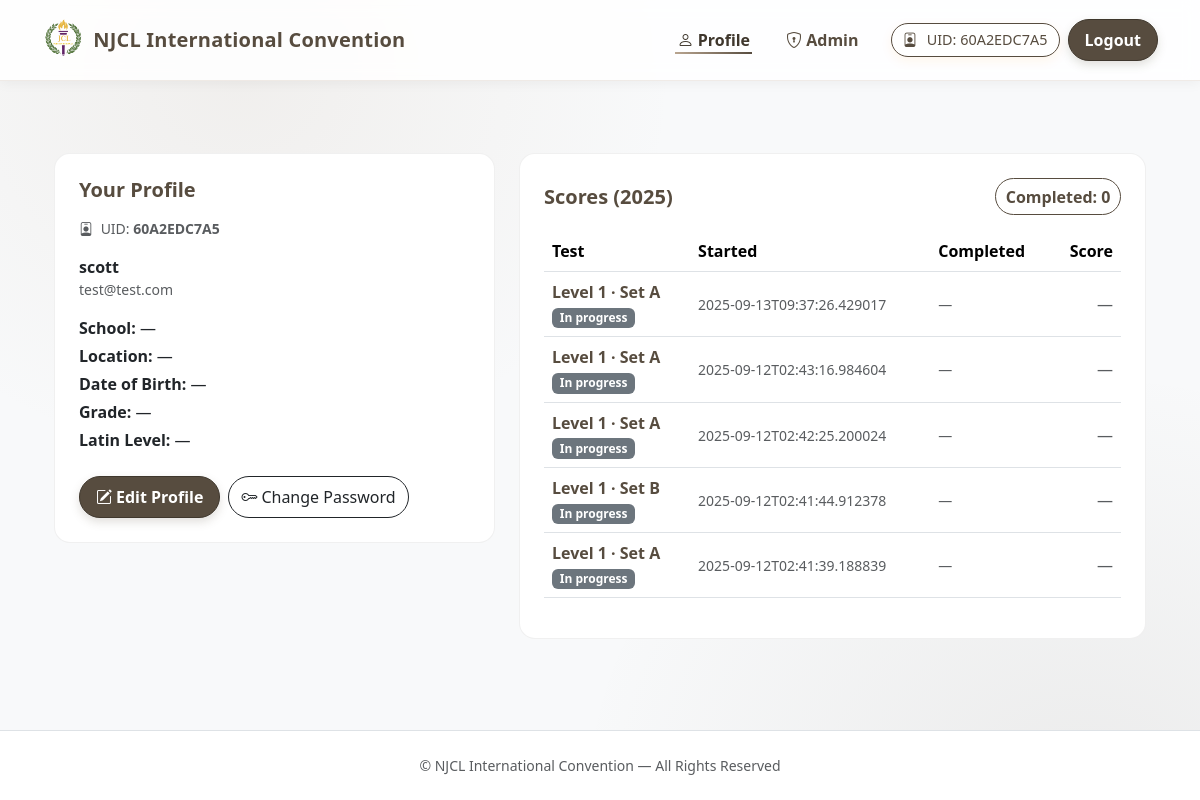
Screenshot of /profile (signed in) with the database file from the repository.
### tables this page shows
CREATE TABLE users(
            id INTEGER PRIMARY KEY AUTOINCREMENT,
            uid TEXT UNIQUE NOT NULL,
            name TEXT NOT NULL,
            email TEXT UNIQUE NOT NULL,
            password_hash TEXT NOT NULL,
            created_at TEXT NOT NULL
        , school TEXT, location TEXT, dob TEXT, grade INTEGER, latin_level TEXT, id_image TEXT, is_admin INTEGER DEFAULT 0);

CREATE TABLE attempts(
            id INTEGER PRIMARY KEY AUTOINCREMENT,
            user_id INTEGER NOT NULL,
            test_key TEXT NOT NULL,
            attempt_token TEXT UNIQUE,  -- used to match the exact attempt
            started_at TEXT NOT NULL,
            completed_at TEXT,
            source TEXT, percent REAL, raw_score REAL, max_score REAL, year INTEGER,
            FOREIGN KEY(user_id) REFERENCES users(id)
        );

### app.py (the view, shortened to what this page needs)
@app.route("/profile", methods=["GET", "POST"])
@login_required
def profile():
    user = current_user()
    db = get_db()
    this_year = datetime.datetime.utcnow().year
    rows = db.execute(
        """SELECT a.*, COALESCE(a.year, strftime('%Y', a.started_at)) AS y
             FROM attempts a
            WHERE a.user_id=? AND (a.year=? OR strftime('%Y', a.started_at)=?)
            ORDER BY a.id DESC""",
        (user["id"], this_year, str(this_year))
    ).fetchall()
    completed = [r for r in rows if r["completed_at"]]
    percents  = [r["percent"] for r in completed if r["percent"] is not None]
    avg_percent  = round(sum(percents) / max(1, len(percents)), 2) if percents else None
    best_percent = max(percents) if percents else None
    return render_template(
        "profile.html",
        app_name=APP_NAME,
        user=user,
        attempts=rows,
        this_year=this_year,
        avg_percent=avg_percent,
        best_percent=best_percent,
        completed_count=len(completed)
    )

### app.py (called while the page is built)
def get_db():
    if "db" not in g:
        g.db = sqlite3.connect(DB_PATH)
        g.db.row_factory = sqlite3.Row
    return g.db

def login_required(f):
    @wraps(f)
    def wrapper(*args, **kwargs):
        if "user_id" not in session:
            flash("Please log in to continue.", "warning")
            return redirect(url_for("login", next=request.path))
        return f(*args, **kwargs)
    return wrapper

def _add_column_if_missing(table, col, decl):
    cols = {r[1] for r in get_db().execute(f"PRAGMA table_info({table})").fetchall()}
    if col not in cols:
        get_db().execute(f"ALTER TABLE {table} ADD COLUMN {col} {decl}")
        get_db().commit()

def migrate_schema():
    _add_column_if_missing("attempts", "percent", "REAL")
    _add_column_if_missing("attempts", "raw_score", "REAL")
    _add_column_if_missing("attempts", "max_score", "REAL")
    _add_column_if_missing("attempts", "year", "INTEGER")
    _add_column_if_missing("users", "school", "TEXT")
    _add_column_if_missing("users", "location", "TEXT")
    _add_column_if_missing("users", "dob", "TEXT")
    _add_column_if_missing("users", "grade", "INTEGER")
    _add_column_if_missing("users", "latin_level", "TEXT")
    _add_column_if_missing("users", "id_image", "TEXT")
    _add_column_if_missing("users", "is_admin", "INTEGER DEFAULT 0")  # <--- NEW

@app.before_request
def _ensure_db():
    init_db()
    migrate_schema()

def current_user():
    if "user_id" not in session:
        return None
    db = get_db()
    return db.execute("SELECT * FROM users WHERE id = ?", (session["user_id"],)).fetchone()

@app.context_processor
def inject_globals():
    u = current_user()
    return {
        "user": u,                       # use {{ user }} anywhere
        "uid": (u["uid"] if u else None),# optional {{ uid }} if you prefer
        "app_name": APP_NAME,            # handy for <title> etc.
        "tests": TESTS,                  # if your base/layout needs it
    }

### templates/profile.html (shortened to what this page needs)
{% extends "base.html" %}
{% block content %}
<div class="container py-4 py-md-5">
  <div class="row g-4">
    <div class="col-12 col-lg-5">
      <div class="card-soft p-4">
        <h2 class="h5 section-title mb-3">Your Profile</h2>
        <div class="mb-3 small text-muted">
          <i class="bi bi-person-badge me-1"></i> UID: <strong>{{ user.uid }}</strong>
        </div>
        <div class="mb-1">
          <div class="fw-semibold">{{ user.name }}</div>
          <div class="text-muted small">{{ user.email }}</div>
        </div>
        <div class="mt-3">
          <p class="mb-1"><strong>School:</strong> {{ user.school or '—' }}</p>
          <p class="mb-1"><strong>Location:</strong> {{ user.location or '—' }}</p>
          <p class="mb-1"><strong>Date of Birth:</strong> {{ user.dob or '—' }}</p>
          <p class="mb-1"><strong>Grade:</strong> {{ user.grade or '—' }}</p>
          <p class="mb-1"><strong>Latin Level:</strong> {{ user.latin_level or '—' }}</p>
        </div>
        <div class="d-flex gap-2 mt-4">
          <button class="btn btn-espresso" data-bs-toggle="modal" data-bs-target="#editProfileModal">
            <i class="bi bi-pencil-square me-1"></i>Edit Profile
          </button>
          <button class="btn btn-outline-dark" style="border-radius:999px" data-bs-toggle="modal" data-bs-target="#changePwModal">
            <i class="bi bi-key me-1"></i>Change Password
          </button>
        </div>
      </div>
    </div>
    <div class="col-12 col-lg-7">
      <div class="card-soft p-4">
        <div class="d-flex align-items-center justify-content-between flex-wrap gap-2 mb-3">
          <h2 class="h5 section-title mb-0">Scores ({{ this_year }})</h2>
          <div class="d-flex gap-2">
            <span class="stat-chip">Completed: {{ completed_count }}</span>
          </div>
        </div>
        <div class="table-responsive">
          <table class="table align-middle">
            <thead>
              <tr class="text-muted">
                <th scope="col">Test</th>
                <th scope="col">Started</th>
                <th scope="col">Completed</th>
                <th scope="col" class="text-end">Score</th>
              </tr>
            </thead>
            <tbody>
              {% for a in attempts %}
              <tr>
                <td>
                  <div class="fw-semibold" style="color:var(--espresso)">
                    {{ tests[a.test_key].label if tests and a.test_key in tests else a.test_key }}
                  </div>
                  {% if a.completed_at %}
                    <span class="badge badge-done">Completed</span>
                  {% else %}
                    <span class="badge text-bg-secondary">In progress</span>
                  {% endif %}
                </td>
                <td><small class="text-muted">{{ a.started_at or '—' }}</small></td>
                <td><small class="text-muted">{{ a.completed_at or '—' }}</small></td>
                <td class="text-end">
                  {% if a.percent is not none %}
                    <strong>{{ '%.2f'|format(a.percent) }}%</strong>
                    {% if a.raw_score is not none and a.max_score is not none %}
                      <div class="small text-muted">{{ a.raw_score|int }} / {{ a.max_score|int }}</div>
                    {% endif %}
                  {% else %}
                    <span class="text-muted">—</span>
                  {% endif %}
                </td>
              </tr>
              {% else %}
              <tr><td colspan="4" class="text-center text-muted py-4">No attempts recorded this year.</td></tr>
              {% endfor %}
            </tbody>
          </table>
        </div>
      </div>
    </div>
  </div>
</div>
{% endblock %}

### templates/base.html (shortened to what this page needs)
<!doctype html>
<html lang="en">
<head>
  <link href="https://cdn.jsdelivr.net/npm/bootstrap@5.3.3/dist/css/bootstrap.min.css" rel="stylesheet">
  <link rel="stylesheet" href="{{ url_for('static', filename='style.css') }}">
  <link rel="stylesheet" href="https://cdn.jsdelivr.net/npm/bootstrap-icons@1.13.1/font/bootstrap-icons.min.css">
</head>
<body class="bg-light d-flex flex-column min-vh-100">
<nav class="navbar navbar-expand-lg nav-espresso sticky-top">
  <div class="container">
    <a class="navbar-brand fw-bold brand-espresso" href="{{ url_for('dashboard') }}">
      <img src="{{ url_for('static', filename='landing/logo.webp') }}" alt="Logo" class="brand-logo">
      NJCL International Convention
    </a>
    <div class="collapse navbar-collapse" id="mainnav">
      <ul class="navbar-nav ms-auto align-items-lg-center gap-lg-1">
        <li class="nav-item">
          <a class="nav-link px-3 {{ 'active' if request.endpoint=='profile' else '' }}" href="{{ url_for('profile') }}">
            <i class="bi bi-person"></i> Profile
          </a>
        </li>
      {% if user and (user.is_admin or (user.email and user.email|lower in (ADMIN_EMAILS if ADMIN_EMAILS is defined else []))) %}
      <li class="nav-item">
        <a class="nav-link px-3 {{ 'active' if request.endpoint=='admin_users' else '' }}" href="{{ url_for('admin_users') }}">
          <i class="bi bi-shield-lock"></i> Admin
        </a>
      </li>
      {% endif %}
      </ul>
      <div class="d-none d-lg-flex align-items-center ms-3 gap-2">
        {% if user %}
          <div class="uid-chip">
            <i class="bi bi-person-badge"></i>
            <span class="ms-1">UID: {{ user.uid }}</span>
          </div>
          <a class="btn btn-espresso" href="{{ url_for('logout') }}">Logout</a>
        {% else %}
          <a class="btn btn-outline-espresso" href="{{ url_for('login') }}">Login</a>
          <a class="btn btn-espresso" href="{{ url_for('register') }}">Sign up</a>
        {% endif %}
      </div>
    </div>
  </div>
</nav>
<main class="py-4">
  <div class="container">
    {% block content %}{% endblock %}
  </div>
</main>
<footer class="py-4 border-top bg-white mt-auto">
  <div class="container small text-muted text-center">
    © NJCL International Convention — All Rights Reserved
  </div>
</footer>
</body>
</html>

### static/style.css (style rules this page uses)
:root { --brand: #ff7a00; --brand-light: #ff9e42; --brand-soft: #fff0e3; --ink: #101316; --paper: #f8fafc; }
body { background: var(--paper); }
.uid-chip { display: inline-flex; align-items: center; gap: .45rem; padding: .4rem .65rem; border-radius: .6rem; background: #fff; color: var(--ink); border: 1px solid rgba(255,122,0,.25); box-shadow: 0 4px 12px rgba(255,122,0,.08); font-weight: 500; }
body.d-flex { min-height: 100vh; flex-direction: column; }

### templates/base.html (style rules this page uses)
:root { --sand:#F6F3EC; --taupe:#B9A590; --espresso:#574C3F; --ink:#2b2b2b; }
.nav-espresso { background: rgba(255,255,255,.86); backdrop-filter: blur(8px); border-bottom: 1px solid color-mix(in srgb, var(--taupe, #B9A590) 22%, transparent); box-shadow: 0 2px 12px rgba(0,0,0,.05); }
.brand-espresso { color: var(--espresso, #574C3F) !important; letter-spacing:.2px; display:inline-flex; gap:.5rem; align-items:center; }
.navbar .nav-link { color: var(--espresso, #574C3F); font-weight:600; position:relative; }
.navbar .nav-link.active { color:#3f372d; }
.navbar .nav-link::after { content:""; position:absolute; left:.85rem; right:.85rem; bottom:.35rem; height:2px; background: linear-gradient(90deg, var(--taupe,#B9A590), var(--espresso,#574C3F)); transform: scaleX(0); transform-origin:left; transition:transform .25s ease; }
.navbar .nav-link:hover::after, .navbar .nav-link.active::after { transform: scaleX(1); }
.btn-espresso { background: var(--espresso,#574C3F); color:#fff; border:1px solid #3f372d; border-radius: 999px; padding:.45rem .9rem; font-weight:600; box-shadow: 0 4px 10px rgba(87,76,63,.18); }
.uid-chip { background:#fff; border:1px solid var(--espresso,#574C3F); color:var(--espresso,#574C3F); border-radius:999px; padding:.3rem .7rem; font-size:.9rem; display:inline-flex; align-items:center; gap:.35rem; }
body { background: radial-gradient(60% 80% at 20% 10%, rgba(185,165,144,.12), transparent 60%), radial-gradient(70% 90% at 90% 100%, rgba(87,76,63,.08), transparent 60%), var(--sand,#F6F3EC); }
.brand-logo { height: 54px; width: auto; display: inline-block; vertical-align: middle; }

### templates/profile.html (style rules this page uses)
:root { --sand:#F6F3EC; --taupe:#B9A590; --espresso:#574C3F; --ink:#2b2b2b; }
.card-soft { background:#fff; border:1px solid rgba(0,0,0,.06); border-radius:16px; }
.section-title { color:var(--espresso); font-weight:700; }
.btn-espresso { background:var(--espresso); color:#fff; border:1px solid #3f372d; border-radius:999px; padding:.5rem 1rem; font-weight:600; }
.stat-chip { background:#fff; border:1px solid var(--espresso); color:var(--espresso); padding:.35rem .6rem; border-radius:999px; font-weight:600; }

### rows the page displays
users: uid "60A2EDC7A5", name "scott", email "test@test.com"
attempts: test_key "Level 1 · Set A", started_at "2025-09-13T09:37:26.429017", completed_at "—"
attempts: test_key "Level 1 · Set A", started_at "2025-09-12T02:43:16.984604", completed_at "—"
attempts: test_key "Level 1 · Set A", started_at "2025-09-12T02:42:25.200024", completed_at "—"
attempts: test_key "Level 1 · Set B", started_at "2025-09-12T02:41:44.912378", completed_at "—"
attempts: test_key "Level 1 · Set A", started_at "2025-09-12T02:41:39.188839", completed_at "—"

### other values shown
{{ user.school or '—' }} "—"
{{ user.location or '—' }} "—"
{{ user.dob or '—' }} "—"
{{ user.grade or '—' }} "—"
{{ user.latin_level or '—' }} "—"
{{ completed_count }} "0"
